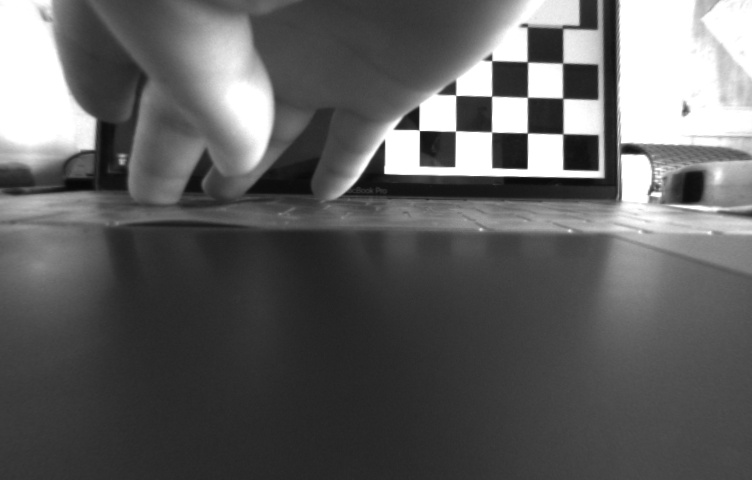
#> input picture ipynb/imagenew/left.jpg, 752 x 480 px
$ jupyter execute --allow-errors '小觅相机的标定.ipynb'   (older library calls are emulated)
#> lines starting #> are read from the running program, lines starting #| are printed output that depends on the picture
# 小觅相机标定

[cell 1]
import cv2

import matplotlib.pyplot as plt # plt 用于显示图片
import matplotlib.image as mpimg # mpimg 用于读取图片

import sys
import numpy as np
import glob
class shuangmu:
    def __init__(self):
        self.m1 = 0
        self.m2 = 0
        self.d1 = 0
        self.d2 = 0
        self.R = 0
        self.T = 0
stereo = shuangmu()

class StereoCalibration(object):
    def __init__(self):
        self.imagesL = self.read_images('imagenew/camL')
        self.imagesR = self.read_images('imagenew/camR')

    def read_images(self , cal_path):
        filepath = glob.glob(cal_path + '/*.jpg')
        filepath.sort()
        self.filenum = len(filepath)
        return filepath

    #标定图像
    def calibration_photo(self):
        #设置要标定的角点个数
        x_nums = 7                                                   #x方向上的角点个数
        y_nums = 5
        # 设置(生成)标定图在世界坐标中的坐标
        world_point = np.zeros((x_nums * y_nums,3),np.float32)            #生成x_nums*y_nums个坐标，每个坐标包含x,y,z三个元素
        world_point[:,:2] = np.mgrid[:x_nums,:y_nums].T.reshape(-1, 2)    #mgrid[]生成包含两个二维矩阵的矩阵，每个矩阵都有x_nums列,y_nums行
                                                                            #.T矩阵的转置
                                                                            #reshape()重新规划矩阵，但不改变矩阵元素
        #保存角点坐标
        world_position = []
        image_positionl = []
        image_positionr = []
        #设置角点查找限制
        criteria = (cv2.TERM_CRITERIA_EPS + cv2.TERM_CRITERIA_MAX_ITER,30,0.001)
        #获取所有标定图
        for ii in range(self.filenum):

            image_path_l = self.imagesL[ii]
            image_path_r = self.imagesR[ii]

            image_l = cv2.imread(image_path_l)
            image_r = cv2.imread(image_path_r)
            gray_l = cv2.cvtColor(image_l,cv2.COLOR_RGB2GRAY)
            gray_r = cv2.cvtColor(image_r,cv2.COLOR_RGB2GRAY)
#             print(image_path_l)

            #查找角点
    #         ok,corners = cv2.findChessboardCorners(gray,(x_nums,y_nums),None)
            ok1,cornersl = cv2.findChessboardCorners(gray_l,(x_nums,y_nums),None)
            ok2,cornersr = cv2.findChessboardCorners(gray_r,(x_nums,y_nums),None)
#             ok1,cornersl = cv2.findCirclesGrid(gray_l,(x_nums,y_nums),None)
#             ok2,cornersr = cv2.findCirclesGrid(gray_r,(x_nums,y_nums),None)

            self.world = world_point
#             print(ok1&ok2)
            if ok1&ok2:
                #把每一幅图像的世界坐标放到world_position中
                center_spacing = 21.5     ## 圆心的位置距离，这一个其实不重要
                world_position.append(world_point*center_spacing)
                #获取更精确的角点位置
                exact_cornersl = cv2.cornerSubPix(gray_l,cornersl,(11,11),(-1,-1),criteria)
                exact_cornersr = cv2.cornerSubPix(gray_r,cornersr,(11,11),(-1,-1),criteria)
                #把获取的角点坐标放到image_position中
                image_positionl.append(exact_cornersl)
                image_positionr.append(exact_cornersr)
                #可视化角点
    #             image = cv2.drawChessboardCorners(image,(x_nums,y_nums),exact_corners,ok)
    #             cv2.imshow('image_corner',image)
    #             cv2.waitKey(0)
        #计算内参数
        image_shape = gray_l.shape[::-1]

        retl, mtxl, distl, rvecsl, tvecsl = cv2.calibrateCamera(world_position, image_positionl, image_shape , None,None)
        retr, mtxr, distr, rvecsr, tvecsr = cv2.calibrateCamera(world_position, image_positionr, image_shape , None,None)
        print('ml = ',mtxl)
        print('mr = ',mtxr)
        print('dl = ' , distl)
        print('dr = ' , distr)
        stereo.m1 = mtxl
        stereo.m2 = mtxr
        stereo.d1 = distl
        stereo.d2 = distr


        #计算误差
        self.cal_error(world_position , image_positionl ,  mtxl , distl , rvecsl , tvecsl)
        self.cal_error(world_position , image_positionr ,  mtxr,  distr , rvecsr , tvecsr)

        ##双目标定
        self.stereo_calibrate( world_position ,image_positionl , image_positionr , mtxl, distl, mtxr, distr, image_shape)

    # [25 lines left out: functions cal_error, stereo_calibrate, not called in this run]

#> (the rest of this cell did not finish here and is left out)

#> further down, imgL is the input picture: shape (480, 752, 3); min 7, max 255, mean 96.5
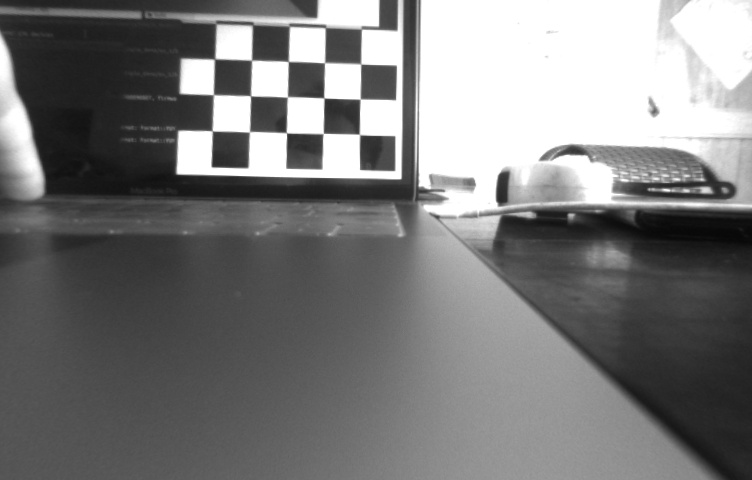
#> input picture ipynb/imagenew/right.jpg, 752 x 480 px
#> further down, imgR is the input picture: shape (480, 752, 3); min 8, max 255, mean 122.9
    biaoding.calibration_photo()

保存数据

[cell 2]
import numpy as np
import cv2

#双目相机参数
class stereoCameral(object):
    def __init__(self):
        #左相机内参数
        self.cam_matrix_left = stereo.m1
        #右相机内参数
        self.cam_matrix_right = stereo.m2

        #左右相机畸变系数:[k1, k2, p1, p2, k3]
        self.distortion_l = stereo.d1
        self.distortion_r = stereo.d2
        #旋转矩阵

        self.R = stereo.R
        #平移矩阵
        self.T = stereo.T

        self.baseline = stereo.T[0]

[cell 3]
import cv2
import numpy as np
import matplotlib.pyplot as plt # plt 用于显示图片
import matplotlib.image as mpimg # mpimg 用于读取图片

# 预处理
def preprocess(img1, img2):
    # 彩色图->灰度图
    im1 = cv2.cvtColor(img1, cv2.COLOR_BGR2GRAY)
    im2 = cv2.cvtColor(img2, cv2.COLOR_BGR2GRAY)

    # 直方图均衡
    im1 = cv2.equalizeHist(im1)
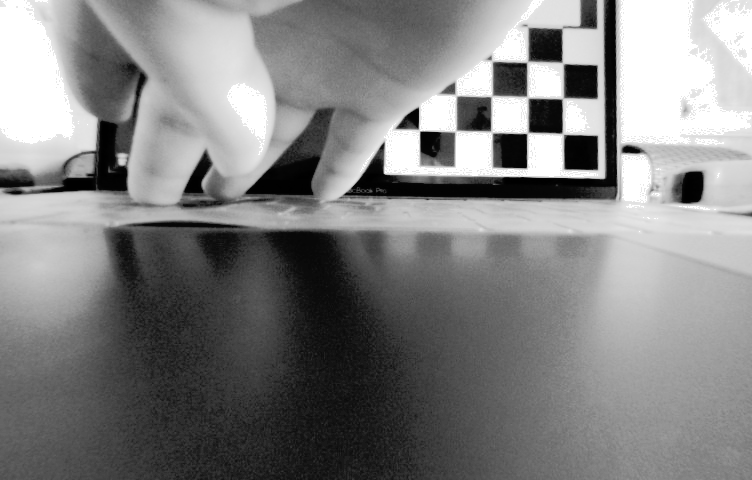
#> im1: shape (480, 752); min 0, max 255, mean 129.8
    im2 = cv2.equalizeHist(im2)
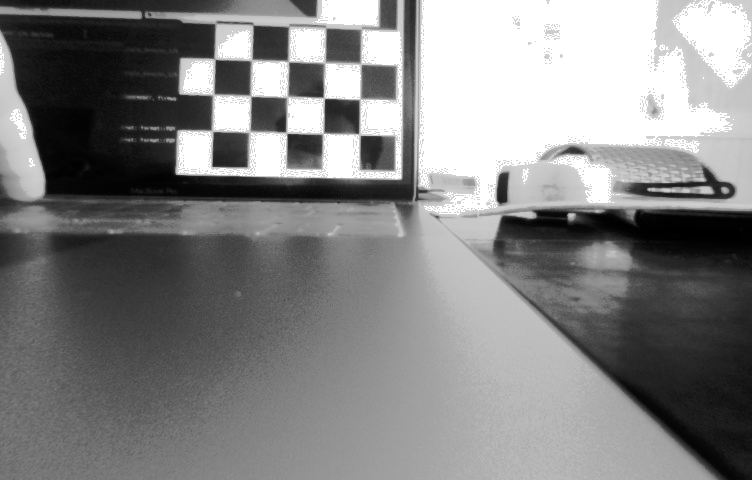
#> im2: shape (480, 752); min 0, max 255, mean 131.9

    return im1, im2

# 消除畸变
# [92 lines left out: functions undistortion, getRectifyTransform, rectifyImage, draw_line, disparity_SGBM, not called in this run]

#> (the rest of this cell did not finish here and is left out)
